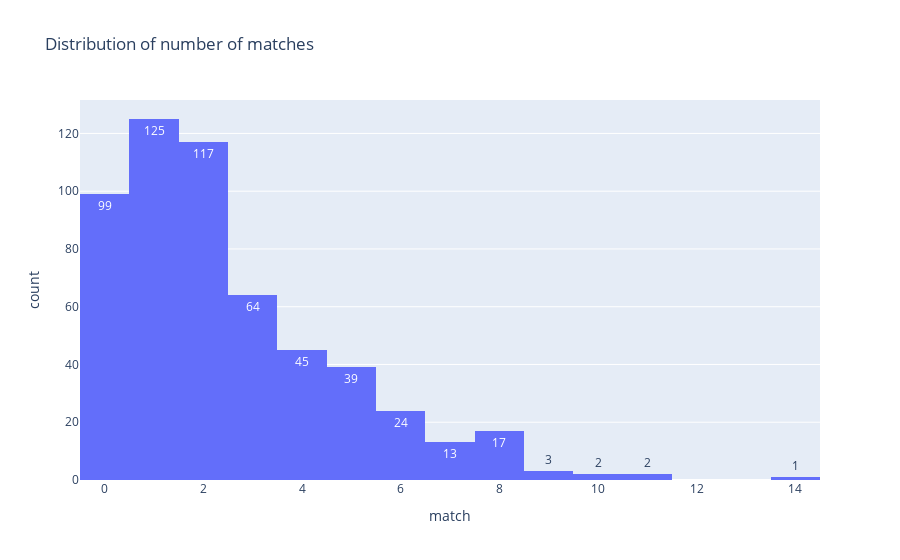

The cell this chart's notebook holds for it:
### Markdown cell above
- Distribution of number of matches

### Code cell
distrib_match = px.histogram(nb_persons, x="match", nbins=20, histfunc="count", text_auto=True, title='Distribution of number of matches')
distrib_match.show()

### Figure 1 — Plotly figure (JSON) as saved in the notebook; plotly's stock layout.template omitted (floating-point values rounded to 4 significant figures; data arrays with more than 128 entries replaced by an {"elided": "..."} marker saying what was removed)
{"data": [{"alignmentgroup": "True", "bingroup": "x", "histfunc": "count", "hovertemplate": "match=%{x}<br>count=%{y}<extra></extra>", "legendgroup": "", "marker": {"color": "#636efa", "pattern": {"shape": ""}}, "name": "", "nbinsx": 20, "offsetgroup": "", "orientation": "v", "showlegend": false, "texttemplate": "%{value}", "type": "histogram", "x": {"elided": "551 int values"}, "xaxis": "x", "yaxis": "y"}], "layout": {"barmode": "relative", "legend": {"tracegroupgap": 0}, "title": {"text": "Distribution of number of matches"}, "xaxis": {"anchor": "y", "domain": [0, 1], "title": {"text": "match"}}, "yaxis": {"anchor": "x", "domain": [0, 1], "title": {"text": "count"}}}}
